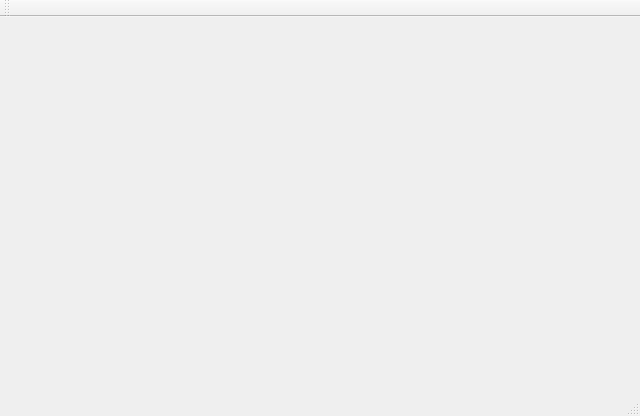
<?xml version="1.0" encoding="UTF-8"?>
<ui version="4.0">
 <class>MainWindow</class>
 <widget class="QMainWindow" name="MainWindow">
  <property name="geometry">
   <rect>
    <x>0</x>
    <y>0</y>
    <width>640</width>
    <height>416</height>
   </rect>
  </property>
  <property name="windowTitle">
   <string>MainWindow</string>
  </property>
  <widget class="QWidget" name="centralWidget">
   <layout class="QFormLayout" name="formLayout">
    <property name="horizontalSpacing">
     <number>0</number>
    </property>
    <property name="verticalSpacing">
     <number>0</number>
    </property>
    <property name="leftMargin">
     <number>0</number>
    </property>
    <property name="topMargin">
     <number>0</number>
    </property>
    <property name="rightMargin">
     <number>0</number>
    </property>
    <property name="bottomMargin">
     <number>0</number>
    </property>
   </layout>
  </widget>
  <widget class="QMenuBar" name="menuBar">
   <property name="geometry">
    <rect>
     <x>0</x>
     <y>0</y>
     <width>640</width>
     <height>26</height>
    </rect>
   </property>
  </widget>
  <widget class="QToolBar" name="mainToolBar">
   <attribute name="toolBarArea">
    <enum>TopToolBarArea</enum>
   </attribute>
   <attribute name="toolBarBreak">
    <bool>false</bool>
   </attribute>
  </widget>
  <widget class="QStatusBar" name="statusBar"/>
 </widget>
 <layoutdefault spacing="6" margin="11"/>
 <resources/>
 <connections/>
</ui>
